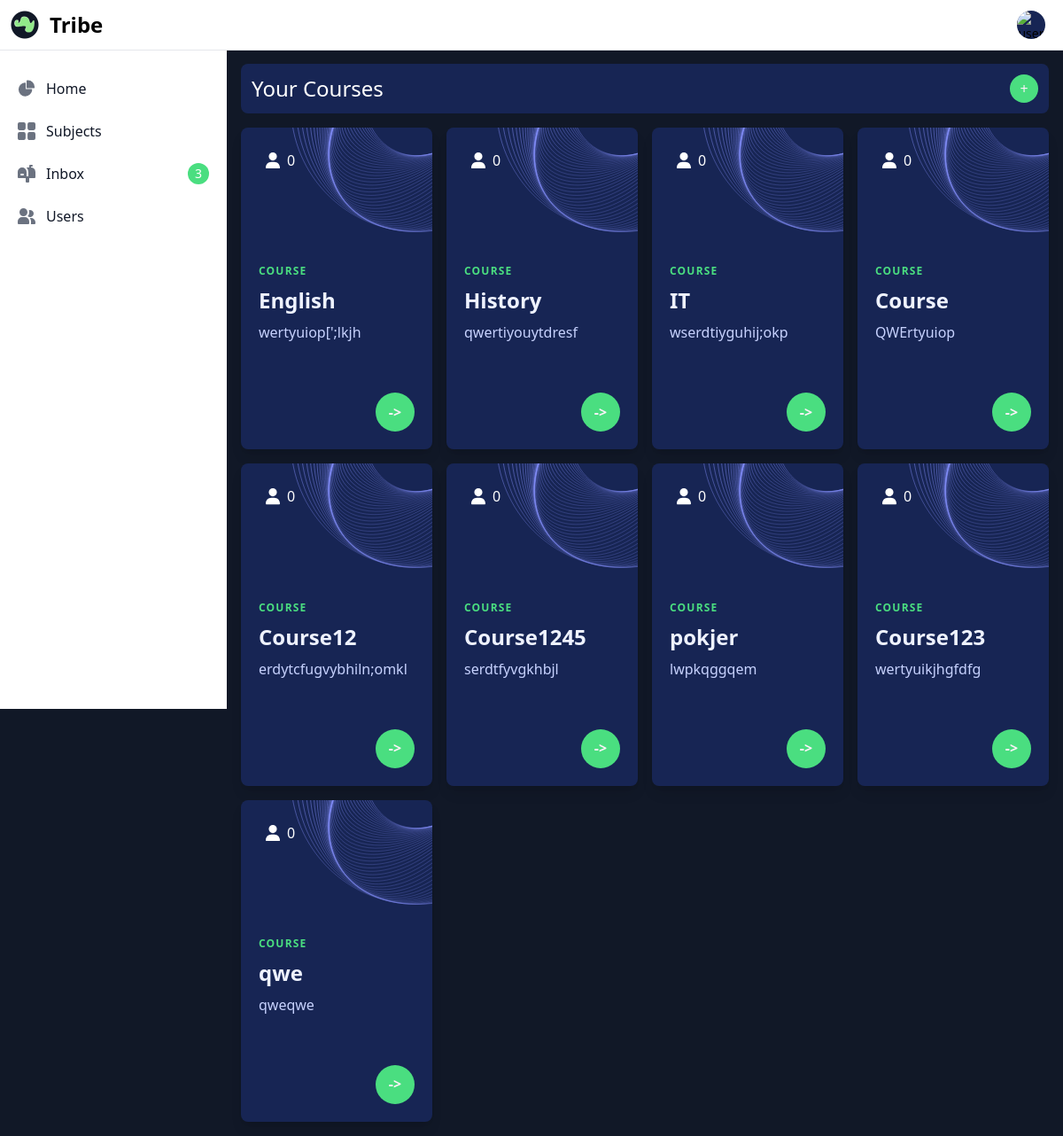
/ (signed in), run on the app's committed database.
### subject/models.py (models this page shows, shortened)
class Subject(models.Model):
    title = models.CharField(max_length=200, null=True)
    teacher = models.ForeignKey(CustomUser, on_delete=models.CASCADE)
    summary = models.TextField(max_length=300, blank=True, null=True)
    grade = models.CharField(max_length=5, null=True)
    students = models.ManyToManyField(CustomUser, limit_choices_to={'is_student': True}, related_name='subjects', blank=True, null=True)

### core/views.py (the view)
# urls.py: path('', views.home, name='homepage'),
def home(request):
    subjects = Subject.objects.all()
    context = {'subject': subjects}
    return render(request, 'index.html', context=context)

### templates/index.html (shortened to what this page needs)
{% extends "base.html" %}
{% block content %}
<div class="p-3 bg-blue-950 mt-14 rounded-lg flex flex-row justify-between">
  <h1 class="text-2xl text-white">Your Courses</h1>
  <a class="inline-flex w-8 h-8 justify-center items-center bg-green-400 hover:bg-green-300 text-pink-50 hover:text-white rounded-full transition duration-150"
    href="{% url 'create_course' %}">+</a>
</div>
<div class="grid grid-cols-4 gap-4 mt-4">
  {% for subject in subject %}
  <div class="max-w-xs">
    <div class="relative bg-blue-950 shadow-lg rounded-lg p-5 overflow-hidden">
      <div class="text-white flex flex-row items-center">
        {{ course.students.all|length }}
      </div>
      <div class="relative pt-[6.25rem] pb-14">
        <div class="text-xs font-bold uppercase text-green-400 tracking-widest mb-2">Course</div>
        <h3 class="text-2xl font-extrabold text-indigo-50 leading-snug mb-2">{{ subject.title }}</h3>
        <p class="text-indigo-200">{{ subject.summary }}</p>
      </div>
      <div class="relative text-right">
        <a class="inline-flex w-11 h-11 justify-center items-center bg-green-400 hover:bg-green-300 text-pink-50 hover:text-white rounded-full transition duration-150"
          href="{% url 'course' subject.id %}"><span class="sr-only">Study</span> <span
            class="font-bold -mt-px">-></span></a>
      </div>
    </div>
  </div>
  {% endfor %}
</div>
{% endblock content %}

### static/src/styles.css (style rules this page uses)
html, :host { line-height: 1.5; -webkit-text-size-adjust: 100%; -moz-tab-size: 4; -o-tab-size: 4; tab-size: 4; font-family: ui-sans-serif, system-ui, sans-serif, "Apple Color Emoji", "Segoe UI Emoji", "Segoe UI Symbol", "Noto Color Emoji"; font-feature-settings: normal; font-variation-settings: normal; -webkit-tap-highlight-color: transparent; }
body { margin: 0; line-height: inherit; }
h1, h2, h3, h4, h5, h6 { font-size: inherit; font-weight: inherit; }
a { color: inherit; text-decoration: inherit; }
blockquote, dl, dd, h1, h2, h3, h4, h5, h6, hr, figure, p, pre { margin: 0; }
img, svg, video, canvas, audio, iframe, embed, object { display: block; vertical-align: middle; }
.absolute { position: absolute; }
.relative { position: relative; }
.right-0 { right: 0px; }
.top-0 { top: 0px; }
.-mt-px { margin-top: -1px; }
.mb-2 { margin-bottom: 0.5rem; }
.mt-14 { margin-top: 3.5rem; }
.mt-4 { margin-top: 1rem; }
.flex { display: flex; }
.inline-flex { display: inline-flex; }
.grid { display: grid; }
.h-11 { height: 2.75rem; }
.h-8 { height: 2rem; }
.w-11 { width: 2.75rem; }
.w-8 { width: 2rem; }
.max-w-xs { max-width: 20rem; }
.grid-cols-4 { grid-template-columns: repeat(4, minmax(0, 1fr)); }
.flex-row { flex-direction: row; }
.items-center { align-items: center; }
.justify-center { justify-content: center; }
.justify-between { justify-content: space-between; }
.gap-4 { gap: 1rem; }
.overflow-hidden { overflow: hidden; }
.rounded-full { border-radius: 9999px; }
.rounded-lg { border-radius: 0.5rem; }
.bg-blue-950 { --tw-bg-opacity: 1; background-color: rgb(23 37 84 / var(--tw-bg-opacity)); }
.bg-gray-900 { --tw-bg-opacity: 1; background-color: rgb(17 24 39 / var(--tw-bg-opacity)); }
.bg-green-400 { --tw-bg-opacity: 1; background-color: rgb(74 222 128 / var(--tw-bg-opacity)); }
.p-2 { padding: 0.5rem; }
.p-3 { padding: 0.75rem; }
.p-5 { padding: 1.25rem; }
.pb-14 { padding-bottom: 3.5rem; }
.pt-\[6\.25rem\] { padding-top: 6.25rem; }
.text-right { text-align: right; }
.text-2xl { font-size: 1.5rem; line-height: 2rem; }
.text-xs { font-size: 0.75rem; line-height: 1rem; }
.font-bold { font-weight: 700; }
.font-extrabold { font-weight: 800; }
.uppercase { text-transform: uppercase; }
.leading-snug { line-height: 1.375; }
.tracking-widest { letter-spacing: 0.1em; }
.text-gray-900 { --tw-text-opacity: 1; color: rgb(17 24 39 / var(--tw-text-opacity)); }
.text-green-400 { --tw-text-opacity: 1; color: rgb(74 222 128 / var(--tw-text-opacity)); }
.text-indigo-200 { --tw-text-opacity: 1; color: rgb(199 210 254 / var(--tw-text-opacity)); }
.text-indigo-50 { --tw-text-opacity: 1; color: rgb(238 242 255 / var(--tw-text-opacity)); }
.text-pink-50 { --tw-text-opacity: 1; color: rgb(253 242 248 / var(--tw-text-opacity)); }
.text-white { --tw-text-opacity: 1; color: rgb(255 255 255 / var(--tw-text-opacity)); }
.shadow-lg { --tw-shadow: 0 10px 15px -3px rgb(0 0 0 / 0.1), 0 4px 6px -4px rgb(0 0 0 / 0.1); --tw-shadow-colored: 0 10px 15px -3px var(--tw-shadow-color), 0 4px 6px -4px var(--tw-shadow-color); box-shadow: var(--tw-ring-offset-shadow, 0 0 #0000), var(--tw-ring-shadow, 0 0 #0000), var(--tw-shadow); }
.transition { transition-property: color, background-color, border-color, text-decoration-color, fill, stroke, opacity, box-shadow, transform, filter, -webkit-backdrop-filter; transition-property: color, background-color, border-color, text-decoration-color, fill, stroke, opacity, box-shadow, transform, filter, backdrop-filter; transition-property: color, background-color, border-color, text-decoration-color, fill, stroke, opacity, box-shadow, transform, filter, backdrop-filter, -webkit-backdrop-filter; transition-timing-function: cubic-bezier(0.4, 0, 0.2, 1); transition-duration: 150ms; }
.duration-150 { transition-duration: 150ms; }

### data on the page
Subject: students.all|length "0", title "English", summary "wertyuiop[';lkjh"
Subject: students.all|length "0", title "History", summary "qwertiyouytdresf"
Subject: students.all|length "0", title "IT", summary "wserdtiyguhij;okp"
Subject: students.all|length "0", title "Course", summary "QWErtyuiop"
Subject: students.all|length "0", title "Course12", summary "erdytcfugvybhiln;omkl"
Subject: students.all|length "0", title "Course1245", summary "serdtfyvgkhbjl"
Subject: students.all|length "0", title "pokjer", summary "lwpkqggqem"
Subject: students.all|length "0", title "Course123", summary "wertyuikjhgfdfg"
Subject: students.all|length "0", title "qwe", summary "qweqwe"
